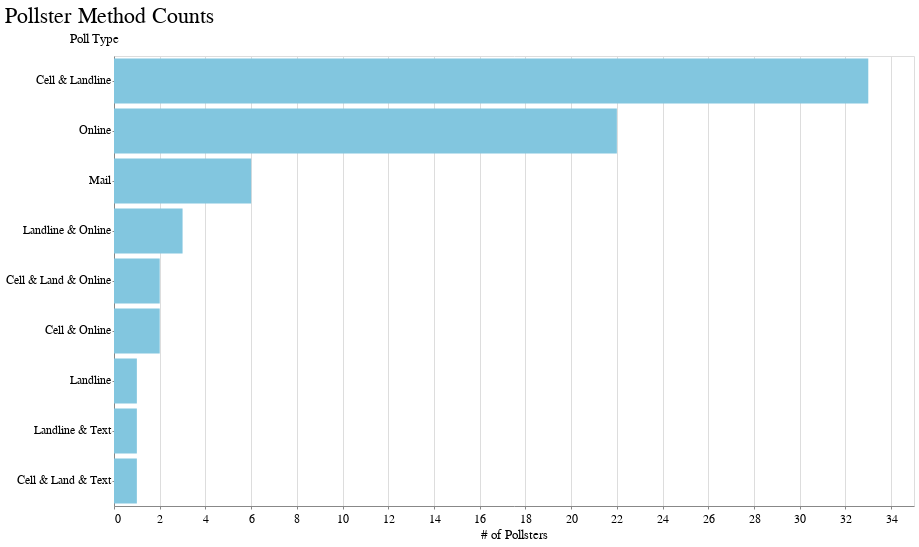

Notebook code cell kept with this figure:
### Code cell
alt.Chart(polls_df, title='Pollster Method Counts').mark_bar().encode(
    y=alt.Y('Poll Type', sort=types),
    x=alt.X('Poll Count', title='# of Pollsters')).properties(background='white')

### Figure 1 — Vega-Lite specification as saved in the notebook (floating-point values rounded to 4 significant figures)
{"$schema": "https://vega.github.io/schema/vega-lite/v3.4.0.json", "background": "white", "config": {"arc": {"fill": "#82c6df"}, "area": {"fill": "#82c6df"}, "axis": {"labelFont": "Benton Gothic, sans", "labelFontSize": 11.5, "labelFontWeight": "normal", "titleFont": "Benton Gothic Bold, sans", "titleFontSize": 13, "titleFontWeight": "normal"}, "axisX": {"labelAngle": 0, "labelPadding": 4, "tickSize": 3}, "axisY": {"labelBaseline": "middle", "maxExtent": 45, "minExtent": 45, "tickSize": 2, "titleAlign": "left", "titleAngle": 0, "titleX": -45, "titleY": -11}, "background": "#ffffff", "bar": {"fill": "#82c6df"}, "legend": {"labelFont": "Benton Gothic, sans", "labelFontSize": 11.5, "symbolType": "square", "titleFont": "Benton Gothic Bold, sans", "titleFontSize": 13, "titleFontWeight": "normal"}, "line": {"stroke": "#82c6df", "strokeWidth": 3}, "path": {"stroke": "#82c6df"}, "point": {"stroke": "#82c6df"}, "range": {"category": ["#3580b1", "#ec8431", "#ab7fb4", "#c89d29", "#adc839", "#829eb1"], "diverging": ["#e68a4f", "#f4bb6a", "#f9e39c", "#dadfe2", "#a6b7c6", "#849eae"], "heatmap": ["#fbf2c7", "#f9e39c", "#f8d36e", "#f4bb6a", "#e68a4f", "#d15a40", "#ab4232"], "ordinal": ["#fbf2c7", "#f9e39c", "#f8d36e", "#f4bb6a", "#e68a4f", "#d15a40", "#ab4232"], "ramp": ["#fbf2c7", "#f9e39c", "#f8d36e", "#f4bb6a", "#e68a4f", "#d15a40", "#ab4232"]}, "rect": {"fill": "#82c6df"}, "shape": {"stroke": "#82c6df"}, "symbol": {"fill": "#82c6df", "size": 30}, "title": {"anchor": "start", "font": "Benton Gothic Bold, sans", "fontColor": "#000000", "fontSize": 22, "fontWeight": "normal"}, "view": {"height": 450, "width": 800}}, "data": {"name": "data-0825ede25802420cbc709a1a763287d1"}, "datasets": {"data-0825ede25802420cbc709a1a763287d1": [{"Poll Count": 33, "Poll Type": "Cell & Landline"}, {"Poll Count": 22, "Poll Type": "Online"}, {"Poll Count": 6, "Poll Type": "Mail"}, {"Poll Count": 3, "Poll Type": "Landline & Online"}, {"Poll Count": 2, "Poll Type": "Cell & Land & Online"}, {"Poll Count": 2, "Poll Type": "Cell & Online"}, {"Poll Count": 1, "Poll Type": "Landline"}, {"Poll Count": 1, "Poll Type": "Landline & Text"}, {"Poll Count": 1, "Poll Type": "Cell & Land & Text"}]}, "encoding": {"x": {"field": "Poll Count", "title": "# of Pollsters", "type": "quantitative"}, "y": {"field": "Poll Type", "sort": ["Cell & Landline", "Online", "Mail", "Landline & Online", "Cell & Land & Online", "Cell & Online", "Landline", "Landline & Text", "Cell & Land & Text"], "type": "nominal"}}, "mark": "bar", "title": "Pollster Method Counts"}
